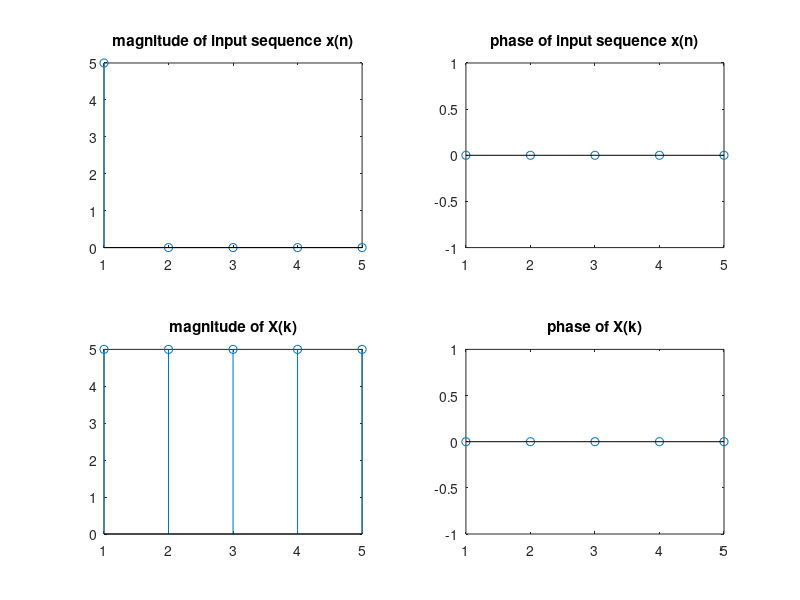
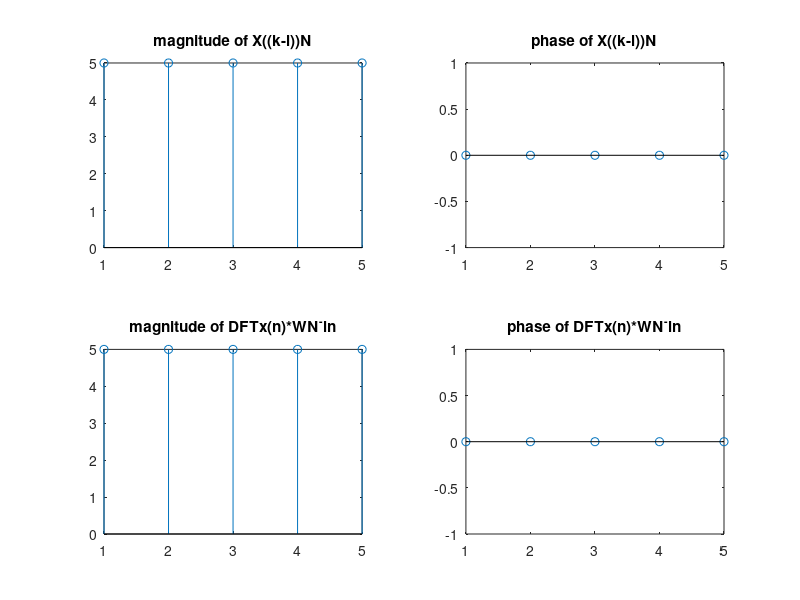

MATLAB code to generate these figures, in order:
clc;
clear all;
close all;
x_n=input('enter the sequence');
l=input('enter the number of shifts');
N=input('enter the value of N');
if(N>length(x_n))
    for i=1:N-length(x_n)
        x_n=[x_n 0];
    end
end
n=0:N-1;
a=fft(x_n);
disp('dft of x(n)')
disp(a)
X=circshift(a,l);
disp('X((k-l))N')
disp(X)
p=x_n.*exp(j*2*pi*l*n/N);
disp('DFT(x(n)*WN^-ln)')
X1=fft(p)

figure
subplot(2,2,1)
stem(abs(x_n))
title('magnitude of input sequence x(n)')

subplot(2,2,2)
stem(angle(x_n))
title('phase of input sequence x(n)')

subplot(2,2,3)
stem(abs(a))
title('magnitude of X(k)')

subplot(2,2,4)
stem(angle(a))
title('phase of X(k)')

figure
subplot(2,2,1)
stem(abs(X))
title('magnitude of X((k-l))N')

subplot(2,2,2)
stem(angle(X))
title('phase of X((k-l))N')

subplot(2,2,3)
stem(abs(X1))
title('magnitude of DFT{x(n)*WN^-ln}')

subplot(2,2,4)
stem(angle(X1))
title('phase of DFT{x(n)*WN^-ln}')